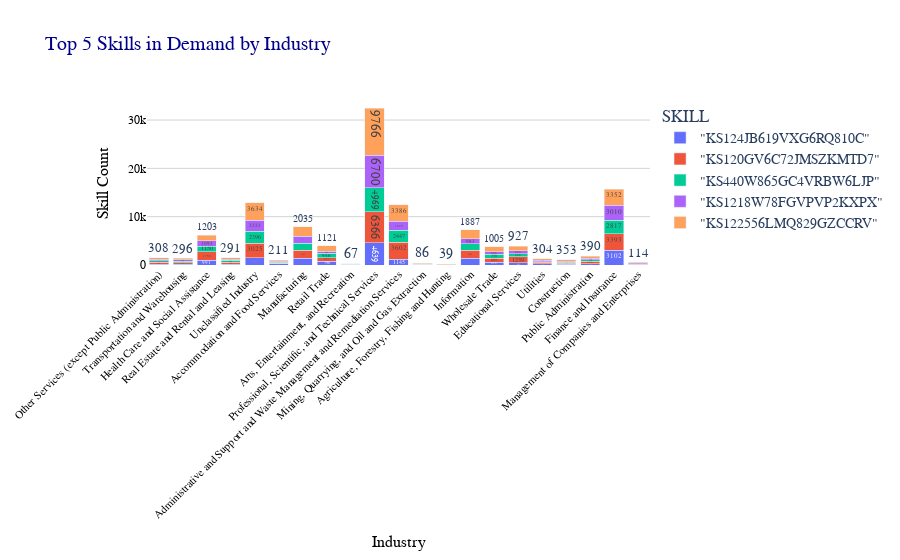

This figure's notebook cell:
### Markdown cell above
# Skill Demand Analysis by Industry (Stacked Bar Chart)
- Identify which skills are most in demand in various industries.
- **Aggregate Data**
  - Extract **skills** from job postings.
  - Count occurrences of skills grouped by **NAICS industry codes**.
- **Visualize results**
  - Create a **stacked bar chart** where:
    - **X-axis** = `Industry`
    - **Y-axis** = `Skill Count`
    - **Color** = `Skill`
  - Apply custom colors and font styles.
- **Explanation:** Write two sentences about what the graph reveals.

### Code cell
# Your code for 6th question here
from pyspark.sql.functions import col, explode, split
import pandas as pd
import plotly.express as px

skills_df = df.filter((col("NAICS2_NAME").isNotNull()) & (col("SKILLS").isNotNull()))

skills_exploded = skills_df.withColumn("SKILL", explode(split(col("SKILLS"), ",\s*")))

skill_counts = (
    skills_exploded.groupBy("NAICS2_NAME", "SKILL")
    .count()
    .withColumnRenamed("count", "SKILL_COUNT")
)

skill_pdf = skill_counts.toPandas()

top_skills = (
    skill_pdf.groupby("SKILL")["SKILL_COUNT"]
    .sum()
    .sort_values(ascending=False)
    .head(5)
    .index.tolist()
)

filtered_pdf = skill_pdf[skill_pdf["SKILL"].isin(top_skills)]

fig = px.bar(
    filtered_pdf,
    x="NAICS2_NAME",
    y="SKILL_COUNT",
    color="SKILL",
    title="Top 5 Skills in Demand by Industry",
    text="SKILL_COUNT"
)

fig.update_layout(
    barmode="stack",
    font=dict(family="Times New Roman", size=14),
    title_font=dict(family="Times New Roman", size=20, color="darkblue"),
    xaxis=dict(
        title="Industry",
        title_font=dict(size=16, color="black"),
        tickangle=-45,
        tickfont=dict(size=11, color="black")
    ),
    yaxis=dict(
        title="Skill Count",
        title_font=dict(size=16, color="black"),
        tickfont=dict(size=12, color="black"),
        showgrid=True,
        gridcolor="lightgray"
    ),
    plot_bgcolor="white"
)

fig.show()

### Figure 1 — Plotly figure (JSON) as saved in the notebook; plotly's stock layout.template omitted (floating-point values rounded to 4 significant figures)
{"data": [{"hovertemplate": "SKILL=\"KS124JB619VXG6RQ810C\"<br>NAICS2_NAME=%{x}<br>SKILL_COUNT=%{text}<extra></extra>", "legendgroup": "\"KS124JB619VXG6RQ810C\"", "marker": {"color": "#636efa", "pattern": {"shape": ""}}, "name": "\"KS124JB619VXG6RQ810C\"", "orientation": "v", "showlegend": true, "text": [171.0, 163.0, 991.0, 163.0, 1516.0, 247.0, 1391.0, 798.0, 32.0, 4639.0, 1145.0, 25.0, 17.0, 1368.0, 618.0, 421.0, 266.0, 157.0, 254.0, 3102.0, 55.0], "textposition": "auto", "type": "bar", "x": ["Other Services (except Public Administration)", "Transportation and Warehousing", "Health Care and Social Assistance", "Real Estate and Rental and Leasing", "Unclassified Industry", "Accommodation and Food Services", "Manufacturing", "Retail Trade", "Arts, Entertainment, and Recreation", "Professional, Scientific, and Technical Services", "Administrative and Support and Waste Management and Remediation Services", "Mining, Quarrying, and Oil and Gas Extraction", "Agriculture, Forestry, Fishing and Hunting", "Information", "Wholesale Trade", "Educational Services", "Utilities", "Construction", "Public Administration", "Finance and Insurance", "Management of Companies and Enterprises"], "xaxis": "x", "y": [171, 163, 991, 163, 1516, 247, 1391, 798, 32, 4639, 1145, 25, 17, 1368, 618, 421, 266, 157, 254, 3102, 55], "yaxis": "y"}, {"hovertemplate": "SKILL=\"KS120GV6C72JMSZKMTD7\"<br>NAICS2_NAME=%{x}<br>SKILL_COUNT=%{text}<extra></extra>", "legendgroup": "\"KS120GV6C72JMSZKMTD7\"", "marker": {"color": "#EF553B", "pattern": {"shape": ""}}, "name": "\"KS120GV6C72JMSZKMTD7\"", "orientation": "v", "showlegend": true, "text": [271.0, 657.0, 125.0, 89.0, 3393.0, 373.0, 30.0, 805.0, 3602.0, 317.0, 6366.0, 57.0, 220.0, 415.0, 1239.0, 546.0, 166.0, 1766.0, 1698.0, 1644.0, 3025.0], "textposition": "auto", "type": "bar", "x": ["Utilities", "Retail Trade", "Management of Companies and Enterprises", "Mining, Quarrying, and Oil and Gas Extraction", "Finance and Insurance", "Real Estate and Rental and Leasing", "Agriculture, Forestry, Fishing and Hunting", "Wholesale Trade", "Administrative and Support and Waste Management and Remediation Services", "Transportation and Warehousing", "Professional, Scientific, and Technical Services", "Arts, Entertainment, and Recreation", "Construction", "Other Services (except Public Administration)", "Educational Services", "Public Administration", "Accommodation and Food Services", "Health Care and Social Assistance", "Information", "Manufacturing", "Unclassified Industry"], "xaxis": "x", "y": [271, 657, 125, 89, 3393, 373, 30, 805, 3602, 317, 6366, 57, 220, 415, 1239, 546, 166, 1766, 1698, 1644, 3025], "yaxis": "y"}, {"hovertemplate": "SKILL=\"KS440W865GC4VRBW6LJP\"<br>NAICS2_NAME=%{x}<br>SKILL_COUNT=%{text}<extra></extra>", "legendgroup": "\"KS440W865GC4VRBW6LJP\"", "marker": {"color": "#00cc96", "pattern": {"shape": ""}}, "name": "\"KS440W865GC4VRBW6LJP\"", "orientation": "v", "showlegend": true, "text": [57.0, 4969.0, 946.0, 160.0, 1422.0, 439.0, 100.0, 127.0, 2447.0, 2817.0, 66.0, 1150.0, 1364.0, 302.0, 212.0, 758.0, 256.0, 2396.0, 279.0, 16.0, 666.0], "textposition": "auto", "type": "bar", "x": ["Arts, Entertainment, and Recreation", "Professional, Scientific, and Technical Services", "Retail Trade", "Utilities", "Manufacturing", "Real Estate and Rental and Leasing", "Management of Companies and Enterprises", "Accommodation and Food Services", "Administrative and Support and Waste Management and Remediation Services", "Finance and Insurance", "Mining, Quarrying, and Oil and Gas Extraction", "Health Care and Social Assistance", "Information", "Other Services (except Public Administration)", "Construction", "Wholesale Trade", "Public Administration", "Unclassified Industry", "Transportation and Warehousing", "Agriculture, Forestry, Fishing and Hunting", "Educational Services"], "xaxis": "x", "y": [57, 4969, 946, 160, 1422, 439, 100, 127, 2447, 2817, 66, 1150, 1364, 302, 212, 758, 256, 2396, 279, 16, 666], "yaxis": "y"}, {"hovertemplate": "SKILL=\"KS1218W78FGVPVP2KXPX\"<br>NAICS2_NAME=%{x}<br>SKILL_COUNT=%{text}<extra></extra>", "legendgroup": "\"KS1218W78FGVPVP2KXPX\"", "marker": {"color": "#ab63fa", "pattern": {"shape": ""}}, "name": "\"KS1218W78FGVPVP2KXPX\"", "orientation": "v", "showlegend": true, "text": [6700.0, 643.0, 136.0, 36.0, 2323.0, 201.0, 374.0, 598.0, 1093.0, 3010.0, 326.0, 1445.0, 1876.0, 24.0, 428.0, 68.0, 320.0, 256.0, 272.0, 172.0, 983.0], "textposition": "auto", "type": "bar", "x": ["Professional, Scientific, and Technical Services", "Educational Services", "Management of Companies and Enterprises", "Arts, Entertainment, and Recreation", "Unclassified Industry", "Real Estate and Rental and Leasing", "Public Administration", "Wholesale Trade", "Health Care and Social Assistance", "Finance and Insurance", "Utilities", "Manufacturing", "Administrative and Support and Waste Management and Remediation Services", "Agriculture, Forestry, Fishing and Hunting", "Retail Trade", "Mining, Quarrying, and Oil and Gas Extraction", "Transportation and Warehousing", "Other Services (except Public Administration)", "Accommodation and Food Services", "Construction", "Information"], "xaxis": "x", "y": [6700, 643, 136, 36, 2323, 201, 374, 598, 1093, 3010, 326, 1445, 1876, 24, 428, 68, 320, 256, 272, 172, 983], "yaxis": "y"}, {"hovertemplate": "SKILL=\"KS122556LMQ829GZCCRV\"<br>NAICS2_NAME=%{x}<br>SKILL_COUNT=%{text}<extra></extra>", "legendgroup": "\"KS122556LMQ829GZCCRV\"", "marker": {"color": "#FFA15A", "pattern": {"shape": ""}}, "name": "\"KS122556LMQ829GZCCRV\"", "orientation": "v", "showlegend": true, "text": [296.0, 114.0, 390.0, 39.0, 1121.0, 1203.0, 291.0, 3634.0, 304.0, 927.0, 211.0, 2035.0, 308.0, 3352.0, 1005.0, 67.0, 3386.0, 86.0, 353.0, 9766.0, 1887.0], "textposition": "auto", "type": "bar", "x": ["Transportation and Warehousing", "Management of Companies and Enterprises", "Public Administration", "Agriculture, Forestry, Fishing and Hunting", "Retail Trade", "Health Care and Social Assistance", "Real Estate and Rental and Leasing", "Unclassified Industry", "Utilities", "Educational Services", "Accommodation and Food Services", "Manufacturing", "Other Services (except Public Administration)", "Finance and Insurance", "Wholesale Trade", "Arts, Entertainment, and Recreation", "Administrative and Support and Waste Management and Remediation Services", "Mining, Quarrying, and Oil and Gas Extraction", "Construction", "Professional, Scientific, and Technical Services", "Information"], "xaxis": "x", "y": [296, 114, 390, 39, 1121, 1203, 291, 3634, 304, 927, 211, 2035, 308, 3352, 1005, 67, 3386, 86, 353, 9766, 1887], "yaxis": "y"}], "layout": {"barmode": "stack", "font": {"family": "Times New Roman", "size": 14}, "legend": {"title": {"text": "SKILL"}, "tracegroupgap": 0}, "plot_bgcolor": "white", "title": {"font": {"color": "darkblue", "family": "Times New Roman", "size": 20}, "text": "Top 5 Skills in Demand by Industry"}, "xaxis": {"anchor": "y", "domain": [0, 1], "tickangle": -45, "tickfont": {"color": "black", "size": 11}, "title": {"font": {"color": "black", "size": 16}, "text": "Industry"}}, "yaxis": {"anchor": "x", "domain": [0, 1], "gridcolor": "lightgray", "showgrid": true, "tickfont": {"color": "black", "size": 12}, "title": {"font": {"color": "black", "size": 16}, "text": "Skill Count"}}}}
